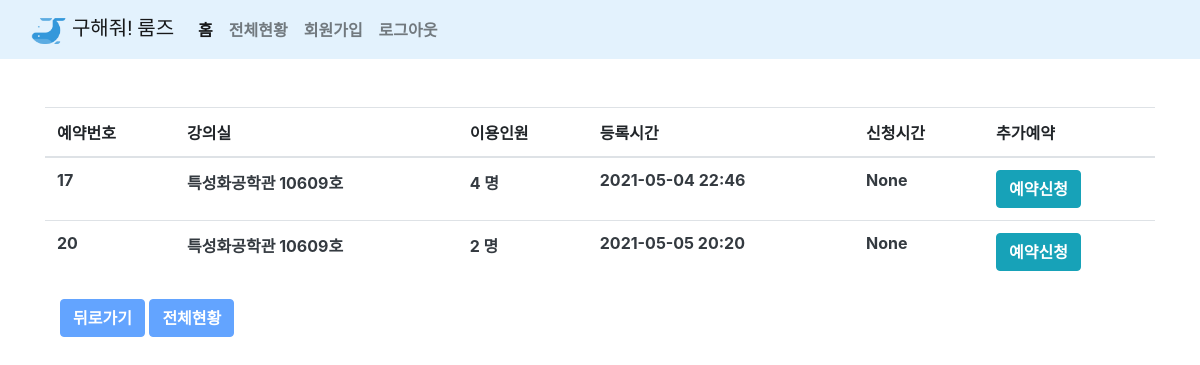
Page /order/ (signed in) on the committed database.
### order/models.py (models this page shows, shortened)
class Order(models.Model):
    fcuser = models.ForeignKey(
        'fcuser.Fcuser', on_delete=models.CASCADE, verbose_name='사용자')
    product = models.ForeignKey(
        'product.Product', on_delete=models.CASCADE, verbose_name='상품')
    quantity = models.IntegerField(verbose_name='예약인원')
    date = models.DateTimeField(verbose_name='예약시간')
    register_date = models.DateTimeField(
        auto_now_add=True, verbose_name='등록날짜')
    class Meta:
        db_table = 'table_reservation'
        verbose_name = '예약'
        verbose_name_plural = '예약'

### product/models.py (models this page shows)
class Product(models.Model):  # 유저에 대한 정보는 외래키로 받지 않았음. 상품 생성시의 사람은 외부 공급자이고 주문하는 사람과 다르니까
    name = models.CharField(
        max_length=256, verbose_name='상품명', null=True)
    price = models.IntegerField(verbose_name='상품가격', null=True)
    description = models.TextField(verbose_name='상품설명', null=True)
    stock = models.IntegerField(verbose_name='재고', null=True)
    congestion = models.IntegerField(
        verbose_name='강의실 혼잡도', null=True)
    register_date = models.DateTimeField(
        auto_now_add=True, verbose_name='등록날짜', null=True)
    def __str__(self):
        return self.name
    class Meta:
        db_table = 'fastcampus_product'  # 이거 mysql 연동 후 이름바꾸면 안됨!!!!
        verbose_name = '상품'
        verbose_name_plural = '상품'

### order/views.py (the view)
# urls.py: path('order/', OrderList.as_view()),
@method_decorator(login_required, name='dispatch')
class OrderList(ListView):
    template_name = 'order.html'
    context_object_name = 'order_list'
    def get_queryset(self, **kwargs):
        queryset = Order.objects.filter(
            fcuser__email=self.request.session.get('user'))
        return queryset

### order/templates/order.html
{% extends "base.html" %}
{% load humanize %}
{% block contents %}
<div class="row mt-5">
    <div class="col-12">
        <table class="table table-hover">
        <thead class="thead-primary">
            <tr>
            <th scope="col">예약번호</th>
            <th scope="col">강의실</th>
            <th scope="col">이용인원</th>
            <th scope="col">등록시간</th>
            <th scope="col">신청시간</th>
            <th scope="col">추가예약</th>
            </tr>
        </thead>
        <tbody class="text-dark">
            {% for order in order_list %}
            <tr>
            <th scope="row">{{ order.id }}</th>
            <th>{{ order.product }}</th>
            <th>{{ order.quantity|intcomma }} 명</th>
            <th>{{ order.register_date|date:'Y-m-d H:i' }}</th>
            <th>{{ order.date }}</th>
            <th><button style="font-weight: bold;" class="btn btn-info" onClick="location.href='/product/'">예약신청</button></th>
            </tr>
            {% endfor %}
        </tbody>
        </table>
    </div>
</div>
<div class="col-12">
    <button style="font-weight: bold;" class="btn btn-primary" onClick="location.href='/'">뒤로가기</button>
    <button style="font-weight: bold;" class="btn btn-primary" onClick="location.href='/orderAll/'">전체현황</button>
</div>
{% endblock %}

### static/css.css (style rules this page uses)
.btn-primary { background-color: #63a4ff; border-color: #63a4ff; color: #fff; }

### rows in the picture
Order: id "17", product "특성화공학관 10609호", quantity "4", register_date "2021-05-04 22:46", date "None"
Order: id "20", product "특성화공학관 10609호", quantity "2", register_date "2021-05-05 20:20", date "None"
